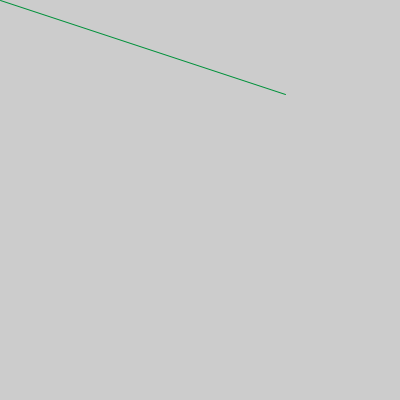
Frame 1 (no input)
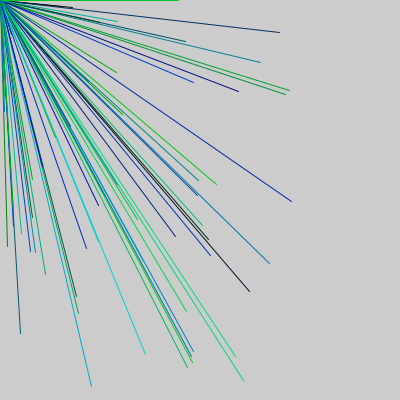
Frame 60 (the mouse pressed at the canvas centre just before this capture)
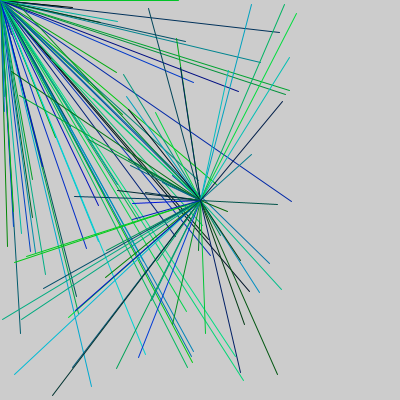
Frame 120 (the mouse held since frame 60 and released just before this capture)

The Processing sketch that drew these frames (run headless with seeded random() and noise(); from frame 60 on, the mouse is pressed at the canvas centre):

// Processing sketch: processing_174722
// ── processing_174722.pde

// Wirrwar
// 03.12.2014

/*  Schreibe ein Programm, das zufÃ�Â¤llige Linien zeichnet. Ihre Farbe sollen GrÃ�Â¼n- und BlautÃ�Â¶ne sein. Der Anteil der roten Farbe ist dementsprechend Null.
*/

void setup(){
size(400,400);
}

void draw(){
stroke(0,random(225),random(225));
line(random(300),random(400),mouseX,mouseY);

}
